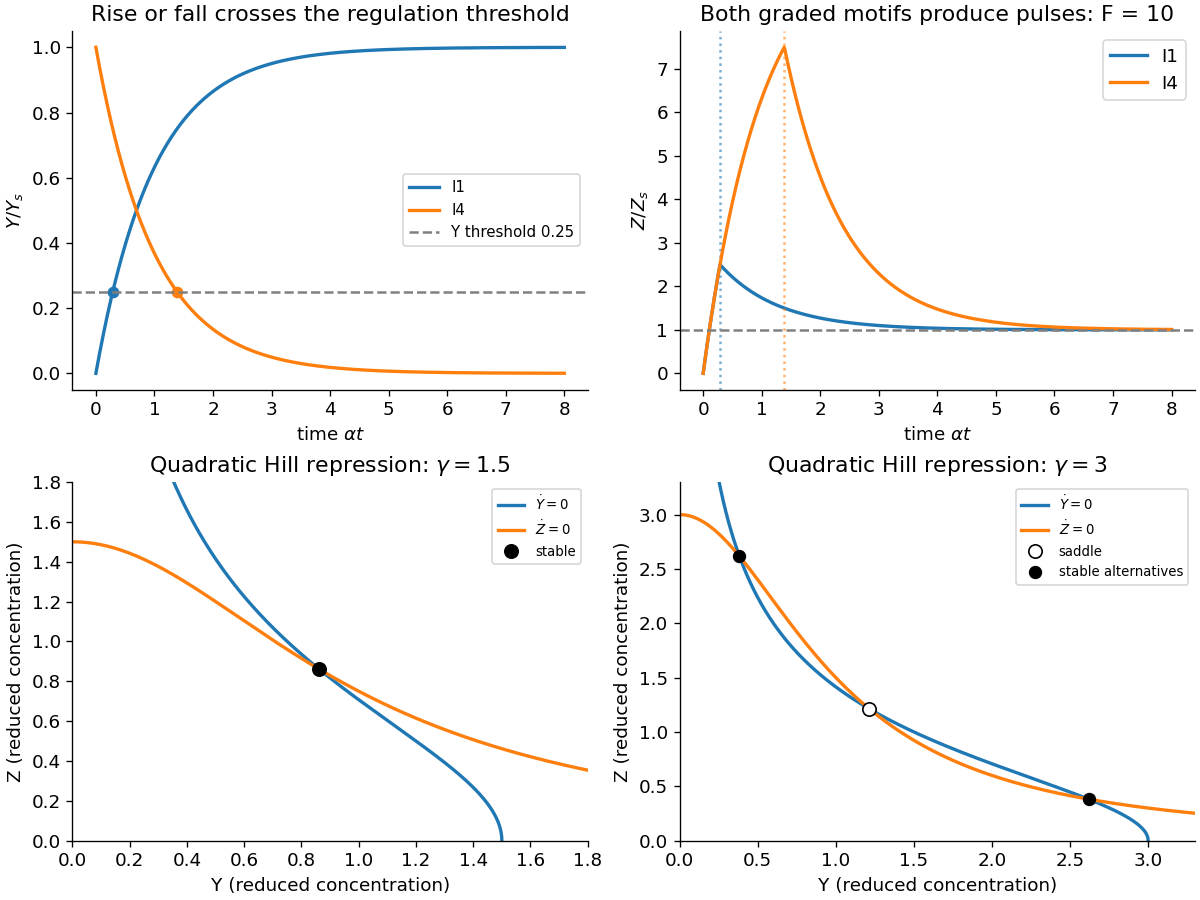

The Python source for this figure:
"""Original model illustration; Python 3.14, NumPy 2.3, Matplotlib 3.10."""
from pathlib import Path
import numpy as np
import matplotlib
matplotlib.use('Agg')
import matplotlib.pyplot as plt
from matplotlib.patches import Ellipse, Circle
plt.rcParams.update({'font.size':11,'axes.spines.top':False,'axes.spines.right':False,'figure.facecolor':'white','savefig.facecolor':'white'})

fig,axs=plt.subplots(2,2,figsize=(10,7.5),layout='constrained');t=np.linspace(0,8,1001);h=.25;F=10
for name,y,d,color in [('I1',1-np.exp(-t),-np.log(1-h),'tab:blue'),('I4',np.exp(-t),-np.log(h),'tab:orange')]:
    axs[0,0].plot(t,y,label=name,color=color,lw=2);axs[0,0].plot(d,h,'o',color=color)
    z=np.where(t<=d,F*(1-np.exp(-t)),1+(F*(1-np.exp(-d))-1)*np.exp(-(t-d)))
    axs[0,1].plot(t,z,label=name,color=color,lw=2);axs[0,1].axvline(d,color=color,ls=':',alpha=.6)
axs[0,0].axhline(h,color='.5',ls='--',label='Y threshold 0.25');axs[0,0].set(xlabel=r'time $\alpha t$',ylabel=r'$Y/Y_s$',title='Rise or fall crosses the regulation threshold');axs[0,0].legend(fontsize=9)
axs[0,1].axhline(1,color='.5',ls='--');axs[0,1].set(xlabel=r'time $\alpha t$',ylabel=r'$Z/Z_s$',title='Both graded motifs produce pulses: F = 10');axs[0,1].legend()
for ax,gamma in zip(axs[1],[1.5,3]):
    q=np.linspace(0,gamma+.3,600)
    ax.plot(gamma/(1+q*q),q,label=r'$\dot Y=0$',lw=2);ax.plot(q,gamma/(1+q*q),label=r'$\dot Z=0$',lw=2)
    roots=np.roots([1,0,1,-gamma]);sym=next(x.real for x in roots if abs(x.imag)<1e-8)
    ax.plot(sym,sym,'o',mfc='black' if gamma<2 else 'white',mec='black',ms=8,label='stable' if gamma<2 else 'saddle')
    if gamma>2:
        hi=(gamma+np.sqrt(gamma*gamma-4))/2;lo=1/hi
        ax.plot([hi,lo],[lo,hi],'o',color='black',ms=7,label='stable alternatives')
    ax.set(xlabel='Y (reduced concentration)',ylabel='Z (reduced concentration)',xlim=(0,gamma+.3),ylim=(0,gamma+.3),title=rf'Quadratic Hill repression: $\gamma={gamma:g}$')
    ax.legend(fontsize=8)

fig.savefig(Path.cwd()/Path(__file__).with_suffix('.png').name,dpi=120,facecolor='white',transparent=False)
plt.close(fig)
